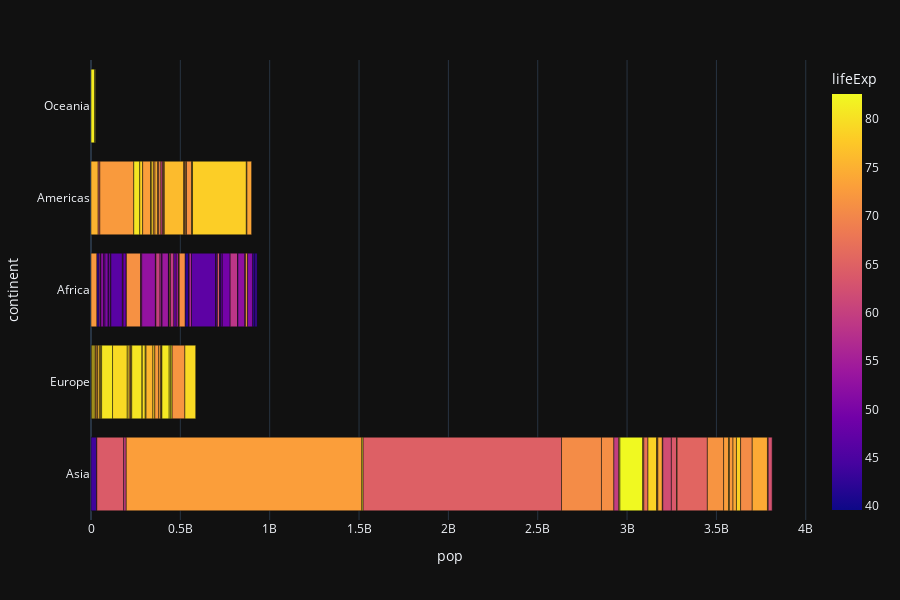

Here is the notebook cell this chart was saved with:
### Code cell
px.bar(df,color='lifeExp',x='pop',y='continent',hover_name='country', height=600)

### Figure 1 — Plotly figure (JSON) as saved in the notebook; plotly's stock layout.template omitted (floating-point values rounded to 4 significant figures; data arrays with more than 128 entries replaced by an {"elided": "..."} marker saying what was removed)
{"data": [{"hovertemplate": "<b>%{hovertext}</b><br><br>pop=%{x}<br>continent=%{y}<br>lifeExp=%{marker.color}<extra></extra>", "hovertext": {"elided": "142 str values"}, "legendgroup": "", "marker": {"color": {"elided": "142 float values"}, "coloraxis": "coloraxis", "pattern": {"shape": ""}}, "name": "", "orientation": "h", "showlegend": false, "textposition": "auto", "x": {"elided": "142 int values"}, "xaxis": "x", "y": {"elided": "142 str values"}, "yaxis": "y", "type": "bar"}], "layout": {"xaxis": {"anchor": "y", "domain": [0.0, 1.0], "title": {"text": "pop"}}, "yaxis": {"anchor": "x", "domain": [0.0, 1.0], "title": {"text": "continent"}}, "coloraxis": {"colorbar": {"title": {"text": "lifeExp"}}, "colorscale": [[0.0, "#0d0887"], [0.1111, "#46039f"], [0.2222, "#7201a8"], [0.3333, "#9c179e"], [0.4444, "#bd3786"], [0.5556, "#d8576b"], [0.6667, "#ed7953"], [0.7778, "#fb9f3a"], [0.8889, "#fdca26"], [1.0, "#f0f921"]]}, "legend": {"tracegroupgap": 0}, "margin": {"t": 60}, "barmode": "relative", "height": 600}}
